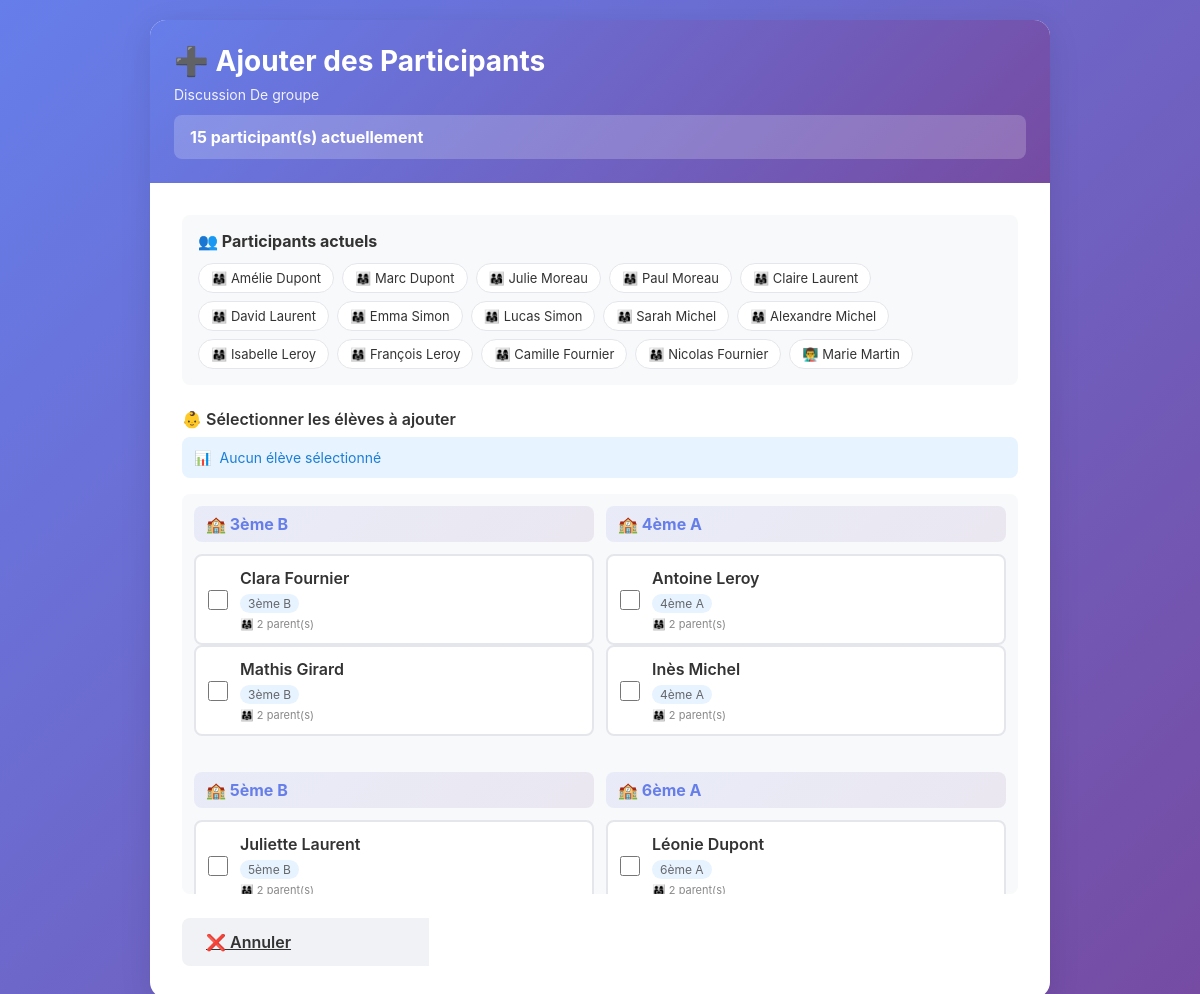
The page /niveaux/college/conversation/20/add-participants/ (signed in) on the database its author committed.
### school_core/models.py (models this page shows, shortened)
class Conversation(models.Model):
    CONVERSATION_TYPES = [
        ('group', 'Groupe Classe'),
        ('private', 'Discussion Privée'),
    ]
    name = models.CharField(max_length=200, verbose_name="Nom de la conversation")
    conversation_type = models.CharField(
        max_length=10,
        choices=CONVERSATION_TYPES,
        default='private',
        verbose_name="Type"
    )
    classroom = models.ForeignKey(
        Classroom,
        on_delete=models.CASCADE,
        null=True,
        blank=True,
        related_name='conversations',
        verbose_name="Classe (pour groupes)"
    )
    participants = models.ManyToManyField(
        settings.AUTH_USER_MODEL,
        related_name='conversations',
        verbose_name="Participants"
    )
    created_by = models.ForeignKey(
        settings.AUTH_USER_MODEL,
        on_delete=models.SET_NULL,
        null=True,
        related_name='created_conversations',
        verbose_name="Créé par"
    )
    created_at = models.DateTimeField(auto_now_add=True, verbose_name="Date de création")
    last_message_at = models.DateTimeField(default=timezone.now, verbose_name="Dernier message")
    class Meta:
        verbose_name = "Conversation"
        verbose_name_plural = "Conversations"
        ordering = ['-last_message_at']

class Classroom(models.Model):
    level = models.ForeignKey(SchoolLevel, on_delete=models.CASCADE, related_name='classrooms')
    name = models.CharField(max_length=50)
    teacher = models.ForeignKey(
        settings.AUTH_USER_MODEL,
        on_delete=models.SET_NULL,
        null=True,
        blank=True,
        limit_choices_to={'is_teacher': True},
        related_name='taught_classes'
    )
    school_year = models.CharField(max_length=9, default='2025-2026')
    class Meta:
        verbose_name = "Classe"
        verbose_name_plural = "Classes"
        ordering = ['level', 'name']

class Student(models.Model):
    first_name = models.CharField(max_length=50, verbose_name="Prénom")
    last_name = models.CharField(max_length=50, verbose_name="Nom")
    date_of_birth = models.DateField(null=True, blank=True, verbose_name="Date de naissance")
    classroom = models.ForeignKey(
        Classroom,
        on_delete=models.SET_NULL,
        null=True,
        blank=True,
        related_name='students'
    )
    parents = models.ManyToManyField(
        settings.AUTH_USER_MODEL,
        related_name='children',
        limit_choices_to={'is_parent': True},
        blank=True
    )
    photo = models.ImageField(upload_to='students/%Y/', blank=True, null=True)
    class Meta:
        verbose_name = "Élève"
        verbose_name_plural = "Élèves"
        ordering = ['last_name', 'first_name']

### accounts/models.py (models this page shows, shortened)
class CustomUser(AbstractUser):
    is_parent = models.BooleanField(default=False, verbose_name="Est parent")
    is_teacher = models.BooleanField(default=False, verbose_name="Est professeur")
    is_director = models.BooleanField(default=False, verbose_name="Est directeur")

### interfaces/views_college.py (the view, shortened to what this page needs)
# urls.py: path('college/conversation/<int:conversation_id>/add-participants/', views_college.add_participants, name='college_add_participants'),
@login_required
def add_participants(request, conversation_id):
    conversation = get_object_or_404(Conversation, id=conversation_id)
    if not (request.user.is_director or conversation.created_by == request.user or request.user in conversation.participants.all()):
        django_messages.error(request, "Vous n'avez pas la permission de modifier cette conversation")
        return redirect(f'/niveaux/college/?conv={conversation.id}')
    level = get_object_or_404(SchoolLevel, slug='college')
    if request.user.is_director:
        classrooms = Classroom.objects.filter(level=level)
    else:
        classrooms = request.user.taught_classes.filter(level=level)
    current_participants = conversation.participants.all()
    students = Student.objects.filter(classroom__in=classrooms).select_related('classroom').order_by('classroom__name', 'last_name', 'first_name')
    context = {
        'level': level,
        'conversation': conversation,
        'classrooms': classrooms,
        'students': students,
        'current_participants': current_participants,
    }
    return render(request, 'college/add_participants.html', context)

### interfaces/templates/college/add_participants.html (shortened to what this page needs)
<!DOCTYPE html>
<html lang="fr">
<head>
</head>
<body>
    <div class="container">
        <div class="header">
            <h1>➕ Ajouter des Participants</h1>
            <p>{{ conversation.name }}</p>
            <div class="conversation-info">
                <strong>{{ conversation.participants.count }} participant(s) actuellement</strong>
            </div>
        </div>
        <div class="form-content">
            <div class="current-participants">
                <h3>👥 Participants actuels</h3>
                <div class="participants-list">
                    {% for participant in current_participants %}
                        <div class="participant-badge">
                            {% if participant.is_teacher %}👨‍🏫{% else %}👨‍👩‍👧{% endif %}
                            {{ participant.first_name }} {{ participant.last_name }}
                        </div>
                    {% endfor %}
                </div>
            </div>
            <form method="POST" id="addParticipantsForm">
                <div class="form-group">
                    <label>👶 Sélectionner les élèves à ajouter</label>
                    <div class="selection-info">
                        <span>📊</span>
                        <span id="selectionCount">Aucun élève sélectionné</span>
                    </div>
                    {% regroup students by classroom as classroom_list %}
                    <div class="students-grid">
                        {% for classroom_group in classroom_list %}
                            <div class="class-section">
                                <div class="class-header">
                                    🏫 {{ classroom_group.grouper.name }}
                                </div>
                                {% for student in classroom_group.list %}
                                    {% with student_has_parent_in=False %}
                                        <div class="student-item {% if student_has_parent_in %}already-in{% endif %}" {% if not student_has_parent_in %}onclick="toggleCheckbox(this)"{% endif %}>
                                            <input type="checkbox" name="students" value="{{ student.id }}"
                                                   onchange="updateSelectionCount()">
                                            <div class="student-info">
                                                <div class="student-name">{{ student.first_name }} {{ student.last_name }}</div>
                                                <div class="student-class">{{ student.classroom.name }}</div>
                                                <div class="student-parents">
                                                    👨‍👩‍👧 {{ student.parents.count }} parent(s)
                                                </div>
                                            </div>
                                        </div>
                                    {% endwith %}
                                {% endfor %}
                            </div>
                        {% endfor %}
                    </div>
                </div>
                <div class="actions">
                    <a href="/niveaux/maternelle/?conv={{ conversation.id }}" class="btn btn-secondary">❌ Annuler</a>
                    <button type="submit" class="btn btn-primary" id="submitBtn" disabled>✅ Ajouter les Participants</button>
                </div>
            </form>
        </div>
    </div>
</body>
</html>

### interfaces/templates/college/add_participants.html (style rules this page uses)
* { margin: 0; padding: 0; box-sizing: border-box; }
body { font-family: -apple-system, BlinkMacSystemFont, 'Segoe UI', Roboto, Helvetica, Arial, sans-serif; background: linear-gradient(135deg, #667eea 0%, #764ba2 100%); min-height: 100vh; padding: 20px; }
.container { max-width: 900px; margin: 0 auto; background: white; border-radius: 16px; box-shadow: 0 8px 32px rgba(0, 0, 0, 0.1); overflow: hidden; }
.header { background: linear-gradient(135deg, #667eea 0%, #764ba2 100%); color: white; padding: 24px; }
.header h1 { font-size: 28px; margin-bottom: 8px; }
.header p { opacity: 0.9; font-size: 14px; }
.conversation-info { background: rgba(255, 255, 255, 0.2); padding: 12px 16px; border-radius: 8px; margin-top: 12px; }
.form-content { padding: 32px; }
.current-participants { background: #f8f9fa; padding: 16px; border-radius: 8px; margin-bottom: 24px; }
.current-participants h3 { color: #333; margin-bottom: 12px; font-size: 16px; }
.participants-list { display: flex; flex-wrap: wrap; gap: 8px; }
.participant-badge { background: white; padding: 6px 12px; border-radius: 16px; font-size: 13px; color: #333; border: 1px solid #e4e6eb; }
.form-group { margin-bottom: 24px; }
.form-group label { display: block; margin-bottom: 8px; font-weight: 600; color: #333; }
.students-grid { display: grid; grid-template-columns: repeat(auto-fill, minmax(280px, 1fr)); gap: 12px; max-height: 400px; overflow-y: auto; padding: 12px; background: #f8f9fa; border-radius: 8px; }
.student-item { display: flex; align-items: center; padding: 12px; background: white; border-radius: 8px; border: 2px solid #e4e6eb; cursor: pointer; transition: all 0.2s; }
.student-item input[type="checkbox"] { width: 20px; height: 20px; margin-right: 12px; cursor: pointer; accent-color: #667eea; }
.student-info { flex: 1; }
.student-name { font-weight: 600; color: #333; margin-bottom: 4px; }
.student-class { font-size: 12px; color: #65676b; display: inline-block; padding: 2px 8px; background: #e7f3ff; border-radius: 12px; }
.student-parents { font-size: 11px; color: #888; margin-top: 4px; }
.class-section { margin-bottom: 24px; }
.class-header { font-size: 16px; font-weight: 700; color: #667eea; margin-bottom: 12px; padding: 8px 12px; background: linear-gradient(135deg, rgba(102, 126, 234, 0.1), rgba(118, 75, 162, 0.1)); border-radius: 8px; }
.selection-info { background: #e7f3ff; padding: 12px; border-radius: 8px; margin-bottom: 16px; font-size: 14px; color: #1c7ed6; display: flex; align-items: center; gap: 8px; }
.actions { display: flex; gap: 12px; margin-top: 24px; }
.btn { flex: 1; padding: 14px 24px; border: none; border-radius: 8px; font-size: 16px; font-weight: 600; cursor: pointer; transition: all 0.3s; }
.btn-primary { background: linear-gradient(135deg, #667eea 0%, #764ba2 100%); color: white; }
.btn-primary:disabled { opacity: 0.5; cursor: not-allowed; transform: none; }
.btn-secondary { background: #f0f2f5; color: #333; }

### rows shown on the page
Conversation: name "Discussion De groupe", participants.count "15"
CustomUser: first_name "Amélie", last_name "Dupont"
CustomUser: first_name "Marc", last_name "Dupont"
CustomUser: first_name "Julie", last_name "Moreau"
CustomUser: first_name "Paul", last_name "Moreau"
CustomUser: first_name "Claire", last_name "Laurent"
CustomUser: first_name "David", last_name "Laurent"
CustomUser: first_name "Emma", last_name "Simon"
CustomUser: first_name "Lucas", last_name "Simon"
CustomUser: first_name "Sarah", last_name "Michel"
CustomUser: first_name "Alexandre", last_name "Michel"
CustomUser: first_name "Isabelle", last_name "Leroy"
CustomUser: first_name "François", last_name "Leroy"
CustomUser: first_name "Camille", last_name "Fournier"
CustomUser: first_name "Nicolas", last_name "Fournier"
CustomUser: first_name "Marie", last_name "Martin"
Classroom: grouper.name "3ème B"
Student: first_name "Clara", last_name "Fournier", classroom.name "3ème B", parents.count "2"
Student: first_name "Mathis", last_name "Girard", classroom.name "3ème B", parents.count "2"
Classroom: grouper.name "4ème A"
Student: first_name "Antoine", last_name "Leroy", classroom.name "4ème A", parents.count "2"
Student: first_name "Inès", last_name "Michel", classroom.name "4ème A", parents.count "2"
Classroom: grouper.name "5ème B"
Student: first_name "Juliette", last_name "Laurent", classroom.name "5ème B", parents.count "2"
Classroom: grouper.name "6ème A"
Student: first_name "Léonie", last_name "Dupont", classroom.name "6ème A", parents.count "2"
